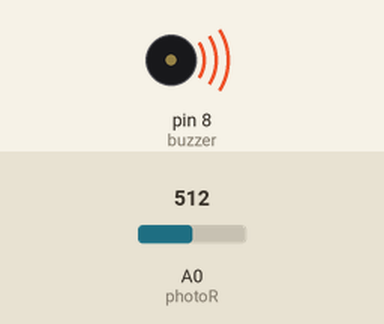
Recording of a sketch running on a simulated Arduino Uno, built with avr-gcc and run on an emulated ATmega328P. On the bench: buzzer (waves = sounding). Inputs (shaded band) come from the test bench; at power-on: A0 (photoR) = 512.

Above: at 1.2 s.
1.3 s: A0 (photoR) set to 483
At 2.3 s:
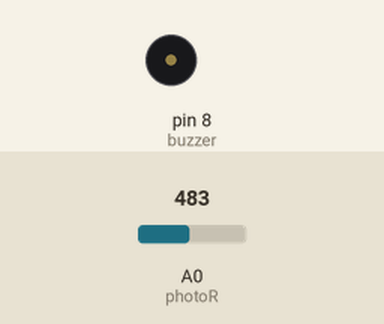
2.8 s: A0 (photoR) set to 510
At 3.4 s:
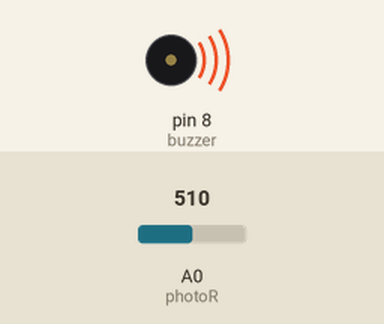
4.3 s: A0 (photoR) set to 490
At 4.6 s:
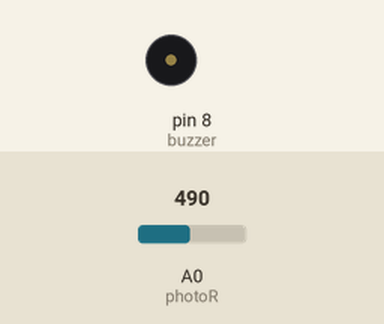
Timing chart, 0 to 7.3 s (numbered marks = the images above; inputs shaded):
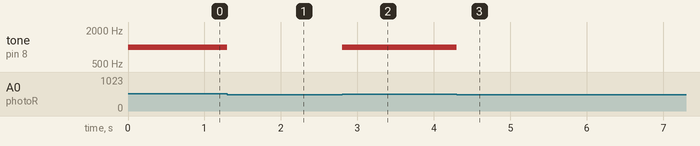

The sketch:

solar_alarm1.ino
```cpp
// SOLAR ALARM

const int photoR = A0;
const int buzzer = 8;

void setup() {
  pinMode(photoR, INPUT);
  pinMode(buzzer, OUTPUT);
}

void loop() {
  int prRead = analogRead(photoR);
  if (prRead > 500) {
    tone(buzzer, 1000); // Turn on the buzzer
  }
  else {
    noTone(buzzer);      // Turn off the buzzer
  }
}
```

Measured:
- the behaviour switches between 501 and 500 on A0 (photoR) (found by bisection; images 0 and 1)
- after the input at 1.3 s, tone on pin 8 (buzzer): 1000 Hz → silent at once
- after the input at 2.8 s, tone on pin 8 (buzzer): silent → 1000 Hz at once
- after the input at 4.3 s, tone on pin 8 (buzzer): 1000 Hz → silent at once
